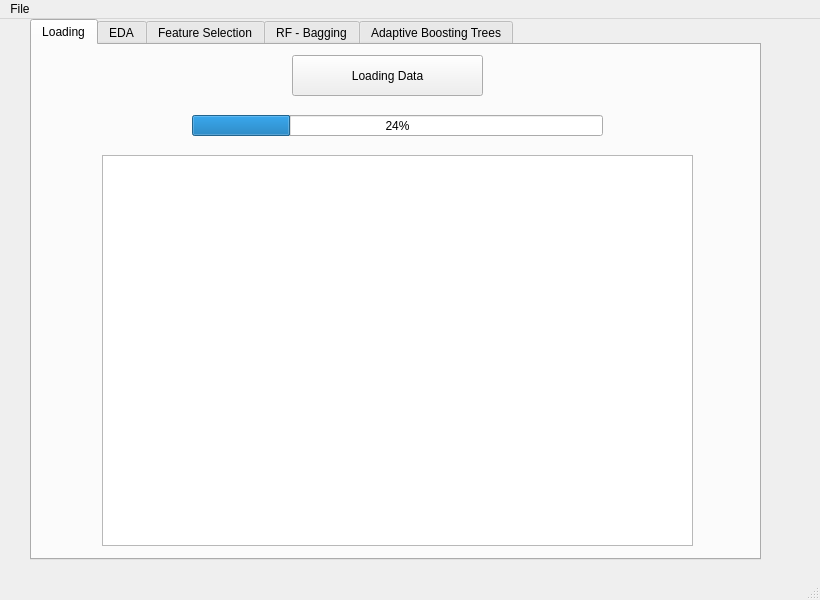
<?xml version="1.0" encoding="UTF-8"?>
<ui version="4.0">
 <class>MainWindow</class>
 <widget class="QMainWindow" name="MainWindow">
  <property name="geometry">
   <rect>
    <x>0</x>
    <y>0</y>
    <width>820</width>
    <height>600</height>
   </rect>
  </property>
  <property name="windowTitle">
   <string>Traffic Accident in USA  Predictor</string>
  </property>
  <property name="unifiedTitleAndToolBarOnMac">
   <bool>false</bool>
  </property>
  <widget class="QWidget" name="centralwidget">
   <widget class="QTabWidget" name="tabWidget">
    <property name="geometry">
     <rect>
      <x>30</x>
      <y>0</y>
      <width>731</width>
      <height>541</height>
     </rect>
    </property>
    <property name="currentIndex">
     <number>0</number>
    </property>
    <widget class="QWidget" name="tab_loading">
     <attribute name="title">
      <string>Loading</string>
     </attribute>
     <widget class="QPushButton" name="pushButton_loading">
      <property name="geometry">
       <rect>
        <x>260</x>
        <y>10</y>
        <width>191</width>
        <height>41</height>
       </rect>
      </property>
      <property name="text">
       <string>Loading Data</string>
      </property>
     </widget>
     <widget class="QTextEdit" name="textEdit_output">
      <property name="geometry">
       <rect>
        <x>70</x>
        <y>110</y>
        <width>591</width>
        <height>391</height>
       </rect>
      </property>
     </widget>
     <widget class="QProgressBar" name="progressBar">
      <property name="geometry">
       <rect>
        <x>160</x>
        <y>70</y>
        <width>411</width>
        <height>21</height>
       </rect>
      </property>
      <property name="minimumSize">
       <size>
        <width>0</width>
        <height>0</height>
       </size>
      </property>
      <property name="value">
       <number>24</number>
      </property>
     </widget>
    </widget>
    <widget class="QWidget" name="tab_eda">
     <attribute name="title">
      <string>EDA</string>
     </attribute>
     <widget class="QPushButton" name="pushButton_EDA">
      <property name="geometry">
       <rect>
        <x>240</x>
        <y>80</y>
        <width>201</width>
        <height>32</height>
       </rect>
      </property>
      <property name="text">
       <string>Plot</string>
      </property>
     </widget>
     <widget class="MplWidget" name="MplWidget" native="true">
      <property name="geometry">
       <rect>
        <x>60</x>
        <y>140</y>
        <width>611</width>
        <height>361</height>
       </rect>
      </property>
      <property name="minimumSize">
       <size>
        <width>400</width>
        <height>300</height>
       </size>
      </property>
     </widget>
     <widget class="QComboBox" name="comboBox_eda">
      <property name="geometry">
       <rect>
        <x>120</x>
        <y>30</y>
        <width>161</width>
        <height>32</height>
       </rect>
      </property>
      <item>
       <property name="text">
        <string>Temperature</string>
       </property>
      </item>
     </widget>
     <widget class="QComboBox" name="comboBox_eda_2">
      <property name="geometry">
       <rect>
        <x>310</x>
        <y>30</y>
        <width>161</width>
        <height>30</height>
       </rect>
      </property>
      <item>
       <property name="text">
        <string>Severity</string>
       </property>
      </item>
      <item>
       <property name="text">
        <string>Waether Condtion</string>
       </property>
      </item>
     </widget>
     <widget class="QLabel" name="label">
      <property name="geometry">
       <rect>
        <x>140</x>
        <y>10</y>
        <width>111</width>
        <height>20</height>
       </rect>
      </property>
      <property name="text">
       <string>Weather Condtion</string>
      </property>
     </widget>
     <widget class="QLabel" name="label_2">
      <property name="geometry">
       <rect>
        <x>340</x>
        <y>10</y>
        <width>111</width>
        <height>20</height>
       </rect>
      </property>
      <property name="text">
       <string>Road Condtion</string>
      </property>
     </widget>
     <widget class="QLabel" name="label_4">
      <property name="geometry">
       <rect>
        <x>520</x>
        <y>10</y>
        <width>111</width>
        <height>20</height>
       </rect>
      </property>
      <property name="text">
       <string>Severity</string>
      </property>
     </widget>
     <widget class="QComboBox" name="comboBox_eda_3">
      <property name="geometry">
       <rect>
        <x>500</x>
        <y>30</y>
        <width>161</width>
        <height>30</height>
       </rect>
      </property>
      <item>
       <property name="text">
        <string>Severity</string>
       </property>
      </item>
     </widget>
    </widget>
    <widget class="QWidget" name="tab_features">
     <attribute name="title">
      <string>Feature Selection</string>
     </attribute>
     <widget class="QPushButton" name="pushButton_feature">
      <property name="geometry">
       <rect>
        <x>260</x>
        <y>460</y>
        <width>191</width>
        <height>41</height>
       </rect>
      </property>
      <property name="text">
       <string>Run Random Forest</string>
      </property>
     </widget>
     <widget class="MplWidget" name="MplWidget_2" native="true">
      <property name="geometry">
       <rect>
        <x>60</x>
        <y>70</y>
        <width>611</width>
        <height>361</height>
       </rect>
      </property>
      <property name="minimumSize">
       <size>
        <width>611</width>
        <height>300</height>
       </size>
      </property>
     </widget>
    </widget>
    <widget class="QWidget" name="tab_modeling">
     <attribute name="title">
      <string>RF - Bagging</string>
     </attribute>
     <widget class="QPushButton" name="pushButton_2">
      <property name="geometry">
       <rect>
        <x>310</x>
        <y>440</y>
        <width>141</width>
        <height>31</height>
       </rect>
      </property>
      <property name="text">
       <string>Run Model</string>
      </property>
     </widget>
     <widget class="QLabel" name="label_7">
      <property name="geometry">
       <rect>
        <x>440</x>
        <y>30</y>
        <width>181</width>
        <height>21</height>
       </rect>
      </property>
      <property name="text">
       <string>Classification Report</string>
      </property>
     </widget>
     <widget class="QLabel" name="label_3">
      <property name="geometry">
       <rect>
        <x>150</x>
        <y>360</y>
        <width>111</width>
        <height>21</height>
       </rect>
      </property>
      <property name="text">
       <string>Sample Weight</string>
      </property>
     </widget>
     <widget class="QGraphicsView" name="graphicsView_2">
      <property name="geometry">
       <rect>
        <x>20</x>
        <y>60</y>
        <width>341</width>
        <height>281</height>
       </rect>
      </property>
     </widget>
     <widget class="QComboBox" name="comboBox_3">
      <property name="geometry">
       <rect>
        <x>140</x>
        <y>380</y>
        <width>131</width>
        <height>31</height>
       </rect>
      </property>
      <item>
       <property name="text">
        <string>None</string>
       </property>
      </item>
      <item>
       <property name="text">
        <string>Upsampled</string>
       </property>
      </item>
      <item>
       <property name="text">
        <string>Downsampled</string>
       </property>
      </item>
     </widget>
     <widget class="QComboBox" name="comboBox_2">
      <property name="geometry">
       <rect>
        <x>470</x>
        <y>380</y>
        <width>131</width>
        <height>31</height>
       </rect>
      </property>
      <item>
       <property name="text">
        <string>All features</string>
       </property>
      </item>
      <item>
       <property name="text">
        <string>Top 10 features</string>
       </property>
      </item>
     </widget>
     <widget class="QLabel" name="label_5">
      <property name="geometry">
       <rect>
        <x>480</x>
        <y>360</y>
        <width>181</width>
        <height>21</height>
       </rect>
      </property>
      <property name="text">
       <string>Feature Selection</string>
      </property>
     </widget>
     <widget class="QLabel" name="label_6">
      <property name="geometry">
       <rect>
        <x>80</x>
        <y>30</y>
        <width>181</width>
        <height>21</height>
       </rect>
      </property>
      <property name="text">
       <string>Confustion Matrix</string>
      </property>
     </widget>
     <widget class="QTextEdit" name="textEdit">
      <property name="geometry">
       <rect>
        <x>380</x>
        <y>60</y>
        <width>331</width>
        <height>281</height>
       </rect>
      </property>
     </widget>
    </widget>
    <widget class="QWidget" name="tab">
     <attribute name="title">
      <string>Adaptive Boosting Trees</string>
     </attribute>
     <widget class="QLabel" name="label_8">
      <property name="geometry">
       <rect>
        <x>70</x>
        <y>40</y>
        <width>181</width>
        <height>21</height>
       </rect>
      </property>
      <property name="text">
       <string>Confustion Matrix</string>
      </property>
     </widget>
     <widget class="QTextEdit" name="textEdit_2">
      <property name="geometry">
       <rect>
        <x>350</x>
        <y>70</y>
        <width>341</width>
        <height>281</height>
       </rect>
      </property>
     </widget>
     <widget class="QLabel" name="label_10">
      <property name="geometry">
       <rect>
        <x>280</x>
        <y>380</y>
        <width>111</width>
        <height>21</height>
       </rect>
      </property>
      <property name="text">
       <string>Feature Selection</string>
      </property>
     </widget>
     <widget class="QComboBox" name="comboBox_4">
      <property name="geometry">
       <rect>
        <x>270</x>
        <y>410</y>
        <width>131</width>
        <height>31</height>
       </rect>
      </property>
      <item>
       <property name="text">
        <string>All features</string>
       </property>
      </item>
      <item>
       <property name="text">
        <string>Top 10 features</string>
       </property>
      </item>
     </widget>
     <widget class="QPushButton" name="pushButton_3">
      <property name="geometry">
       <rect>
        <x>270</x>
        <y>450</y>
        <width>141</width>
        <height>31</height>
       </rect>
      </property>
      <property name="text">
       <string>Run Model</string>
      </property>
     </widget>
     <widget class="QLabel" name="label_9">
      <property name="geometry">
       <rect>
        <x>380</x>
        <y>40</y>
        <width>181</width>
        <height>21</height>
       </rect>
      </property>
      <property name="text">
       <string>Classification Report</string>
      </property>
     </widget>
     <widget class="QGraphicsView" name="graphicsView_3">
      <property name="geometry">
       <rect>
        <x>10</x>
        <y>70</y>
        <width>331</width>
        <height>281</height>
       </rect>
      </property>
     </widget>
    </widget>
   </widget>
  </widget>
  <widget class="QMenuBar" name="menubar">
   <property name="geometry">
    <rect>
     <x>0</x>
     <y>0</y>
     <width>820</width>
     <height>22</height>
    </rect>
   </property>
   <widget class="QMenu" name="menuFile">
    <property name="title">
     <string>File</string>
    </property>
    <addaction name="actionOpen"/>
    <addaction name="separator"/>
    <addaction name="actionSave"/>
    <addaction name="separator"/>
    <addaction name="actionExit_2"/>
   </widget>
   <addaction name="menuFile"/>
  </widget>
  <widget class="QStatusBar" name="statusbar"/>
  <action name="actionOpen">
   <property name="text">
    <string>Open</string>
   </property>
  </action>
  <action name="actionSave">
   <property name="text">
    <string>Save</string>
   </property>
  </action>
  <action name="actionExit">
   <property name="text">
    <string>Exit</string>
   </property>
  </action>
  <action name="actionExit_2">
   <property name="text">
    <string>Exit</string>
   </property>
  </action>
 </widget>
 <customwidgets>
  <customwidget>
   <class>MplWidget</class>
   <extends>QWidget</extends>
   <header location="global">mplwidget.h</header>
   <container>1</container>
  </customwidget>
 </customwidgets>
 <resources/>
 <connections/>
</ui>
